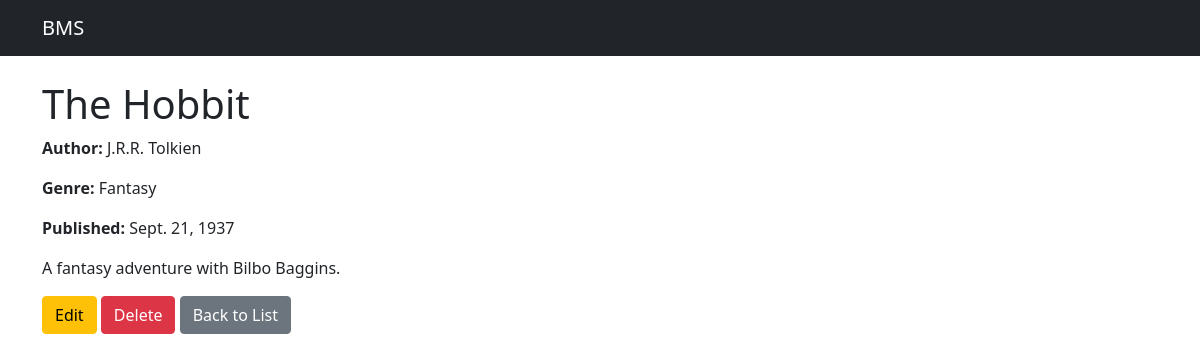
Screenshot of /book/3/ with the database file from the repository.
### library/models.py (models this page shows, shortened)
class Books(models.Model):
    class GenreChoice(models.TextChoices):
        FICTION = 'fic', 'Fiction'
        NONFICTION = 'nfic', 'Non-Fiction'
        MYSTERY = 'mys', 'Mystery'
        BIOGRAPHY = 'bio', 'Biography'
        Fantasy = 'fan', 'Fantasy'
        SCIENCE = 'sci', 'Science'
        HISTORY = 'his', 'History'
    title = models.CharField(max_length=100)
    author = models.CharField(max_length=100)
    description = models.TextField()
    genre = models.CharField(max_length=4, choices=GenreChoice)
    published_date = models.DateField()
    added_on = models.DateTimeField(auto_now_add=True)
    updated_on = models.DateTimeField(auto_now=True)

### library/views.py (the view)
# urls.py: path('book/<int:pk>/', views.book_detail, name='book_detail'),
def book_detail(request, pk):
    book = get_object_or_404(Books, pk=pk)
    return render(request, 'library/book_detail.html', {'book': book})

### library/templates/library/book_detail.html
{% extends 'library/base.html' %}
{% block content %}
    <h1>{{ book.title }}</h1>
    <p><strong>Author:</strong> {{ book.author }}</p>
    <p><strong>Genre:</strong> {{ book.get_genre_display }}</p>
    <p><strong>Published:</strong> {{ book.published_date }}</p>
    <p>{{ book.description }}</p>
    <a href="{% url 'library:book_edit' book.pk %}" class="btn btn-warning">Edit</a>
    <a href="{% url 'library:book_delete' book.pk %}" class="btn btn-danger">Delete</a>
    <a href="{% url 'library:book_list' %}" class="btn btn-secondary">Back to List</a>
{% endblock %}

### rows the page displays
Books: title "The Hobbit", author "J.R.R. Tolkien", genre "Fantasy", published_date "Sept. 21, 1937", description "A fantasy adventure with Bilbo Baggins."
